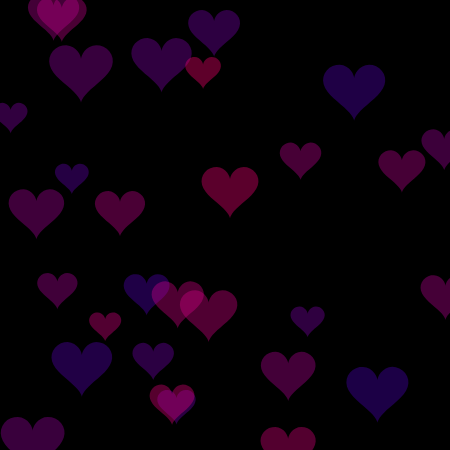
Frame 1 (no input)
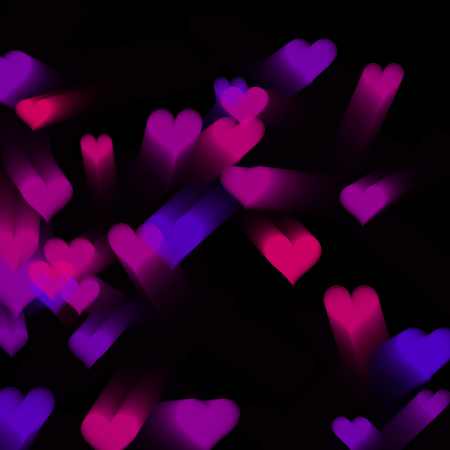
Frame 60 (no input)
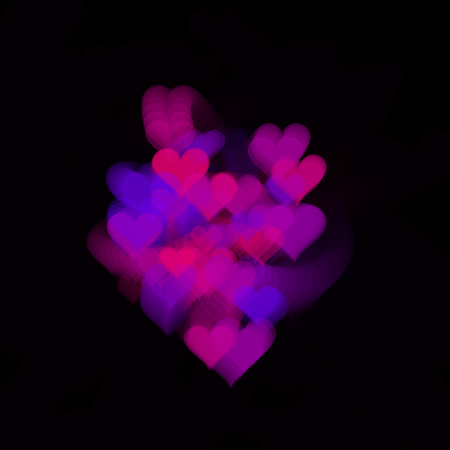
Frame 120 (the mouse pressed at the canvas centre since frame 60)

The p5.js sketch that drew these frames (run headless with seeded random() and noise() and a simulated clock; from frame 60 on, the mouse is pressed at the canvas centre):

// p5.js sketch
// ── sketch.js
let COEFFICIENT_OF_RESISTANCE = 0.02;
let hearts = [];
let h0;

function setup() {
  createCanvas(450, 450);
  background(0);

  h0 = new Heart(width  / 2, height / 2, 15);

  for (let i = 0; i < 30; i++) {
    let h = new Heart(random(width), random(height), random(10, 20));
    hearts.push(h);
  }
}

function draw() {
  background(0, 30);

  for (let i = 0; i < hearts.length; i++) {
    let h = hearts[i];

    // attraction
    if (mouseIsPressed) {
      h.attractedTo(h0);
    }

    // resistance
    let resistance = h.vel.copy();
    resistance.normalize();
    resistance.mult(-1);
    let speed = h.vel.mag();
    let magnitude = speed * speed * COEFFICIENT_OF_RESISTANCE;
    resistance.mult(magnitude);
    h.applyForce(resistance);
    h.checkCollision(hearts);
    h.update();
    h.bounce();
    h.display();
  }
}

class Heart {
  constructor(x, y, rad) {
    this.pos = createVector(x, y);
    this.vel = createVector(random(-5, 5), random(-5, 5));
    this.acc = createVector(0, 0);
    this.rad = rad;
    this.mass = rad * 0.5;
    this.color = color(255);
    this.elasticity = random(0.5, 1.0);
  }
  update() {
    this.vel.add(this.acc);
    this.pos.add(this.vel);
    this.acc.mult(0);
  }

  applyForce(f) {
    if (this.mass > 0) {
      let force = p5.Vector.div(f, this.mass);
      this.acc.add(force);
    }
  }

  attractedTo(other) {
    let force = p5.Vector.sub(other.pos, this.pos);
    force.mult(0.1);
    this.applyForce(force);
  }

  checkCollision(other) {
    for (let i = 0; i < hearts.length; i++) {
      let other = hearts[i];
      if (this != other) {
        let distance = this.pos.dist(other.pos);
        if (distance < this.rad + other.rad) {
          let force;
          force = p5.Vector.sub(other.pos, this.pos);
          force.normalize();
          force.mult(-1);
          force.mult(other.vel.mag());
          force.mult(other.elasticity);
          this.applyForce(force);

          force = p5.Vector.sub(this.pos, other.pos);
          force.normalize();
          force.mult(-1);
          force.mult(this.vel.mag());
          force.mult(this.elasticity);
          other.applyForce(force);
        }
      }
    }
  }

  bounce() {
    if (this.pos.x < 0) {
      this.pos.x = 0;
      this.vel.x = -this.vel.x;
    } else if (this.pos.x > width) {
      this.pos.x = width;
      this.vel.x = -this.vel.x;
    }
    if (this.pos.y < 0) {
      this.pos.y = 0;
      this.vel.y = -this.vel.y;
    } else if (this.pos.y > height) {
      this.pos.y = height;
      this.vel.y = -this.vel.y;
    }
  }

  display() {
    push();
    translate(this.pos.x, this.pos.y);
    noStroke();
    let r = map(this.elasticity, 0.5, 1.0, 100, 255);
    let g = 0;
    let b = map(this.elasticity, 0.5, 1.0, 255, 100);
    let t = map(this.elasticity, 0.5, 1.0, 70, 100);
    fill(r, g, b, t);
    // heart shape by Supriyo: https://editor.p5js.org/Supriyo/sketches/N2nRmPYL7
    beginShape();
    for (let a = 0; a < TWO_PI; a += 0.1) {
      const r = this.rad / 10;
      const x = r * 16 * pow(sin(a), 3);
      const y =
        -r * (13 * cos(a) - 5 * cos(2 * a) - 2 * cos(3 * a) - cos(4 * a));
      vertex(x, y);
    }
    endShape();
    pop();
  }
}
